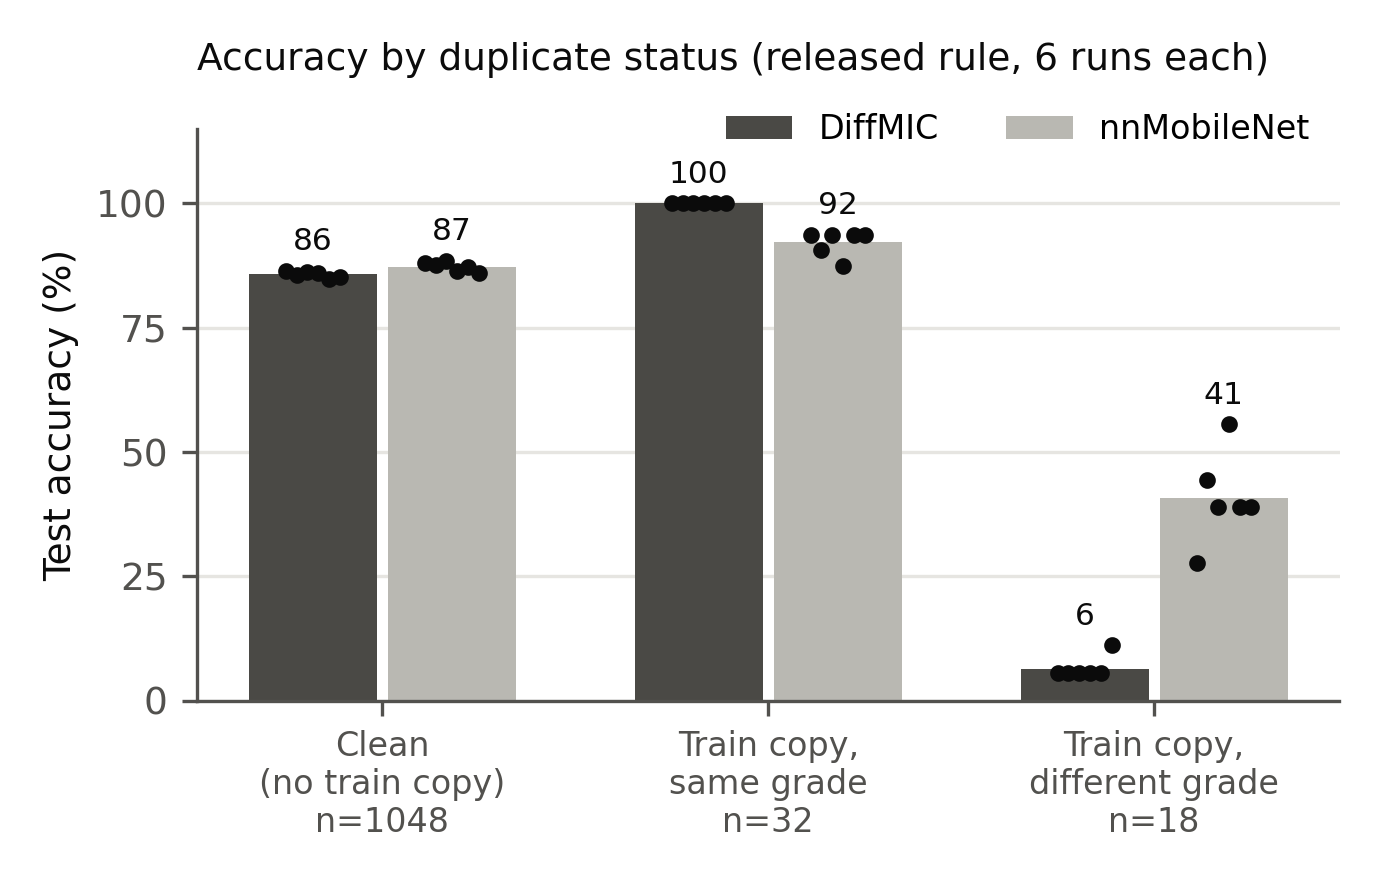

Source code (Python):
"""Accuracy by duplicate status (DiffMIC and nnMobileNet, released rule) and the headline table.
Supplementary: the figure is not in the paper. Its bars are means over the six released-rule runs of each
model (R0 and R1, three seeds each); these are the percentages quoted in Section III-D. The three
duplicate-status columns of the headline table (same_grade_dup_acc, conflict_dup_acc, clean_acc) use the
three R0 runs only, so they differ slightly from those percentages.

Reads   results/diffmic/phase5_per_run.csv, results/diffmic/phase5_selection_inflation.csv,
        results/nnmobilenet/nnmb_per_run.csv, results/nnmobilenet/nnmb_selection_inflation.csv
Writes  figures/fig_duplicates_both.png and results/table_phase5_headline.csv

Run from anywhere:  python figures/fig_duplicates_both.py
(The paired test/validation figure this script used to draw is now figures/fig1_selection.py.)
"""
from pathlib import Path

import numpy as np, pandas as pd
import matplotlib; matplotlib.use("Agg"); import matplotlib.pyplot as plt

ROOT = Path(__file__).resolve().parents[1]
OUT = Path(__file__).resolve().parent
dm = pd.read_csv(ROOT / "results/diffmic/phase5_per_run.csv"); nn = pd.read_csv(ROOT / "results/nnmobilenet/nnmb_per_run.csv")
dmS = pd.read_csv(ROOT / "results/diffmic/phase5_selection_inflation.csv"); nnS = pd.read_csv(ROOT / "results/nnmobilenet/nnmb_selection_inflation.csv")
INK, MUTED, GRID = "#0b0b0b", "#52514e", "#e6e5e1"
plt.rcParams.update({"font.family": "DejaVu Sans", "font.size": 9, "axes.edgecolor": MUTED, "axes.labelcolor": INK,
                     "xtick.color": MUTED, "ytick.color": MUTED, "axes.spines.top": False, "axes.spines.right": False})

cats = [("Clean\n(no train copy)", "acc_clean_imgs"), ("Train copy,\nsame grade", "acc_dup_same_grade"), ("Train copy,\ndifferent grade", "acc_dup_conflict_grade")]
n = dict(acc_clean_imgs=1048, acc_dup_same_grade=32, acc_dup_conflict_grade=18)
rel = {"DiffMIC": dm[dm.rule.str.startswith("as_released")], "nnMobileNet": nn[nn.rule.str.startswith("as_released") & (nn.weights == "model")]}
fig, ax = plt.subplots(figsize=(4.6, 2.9)); wd = 0.36
for j, (paper, d) in enumerate(rel.items()):
    for i, (lab, k) in enumerate(cats):
        vals = d[k].values * 100; x = i + (j - 0.5) * wd
        ax.bar(x, vals.mean(), width=wd * 0.92, color=["#4a4945", "#b9b8b2"][j], zorder=2, label=paper if i == 0 else None)
        ax.scatter(np.full(len(vals), x) + np.linspace(-0.07, 0.07, len(vals)), vals, s=9, color=INK, zorder=3)
        ax.text(x, vals.max() + 3, f"{vals.mean():.0f}", ha="center", va="bottom", fontsize=7.5, color=INK)
ax.set_xticks(range(3), [f"{c[0]}\nn={n[c[1]]}" for c in cats], fontsize=8); ax.set_ylim(0, 115); ax.set_yticks([0, 25, 50, 75, 100])
ax.set_ylabel("Test accuracy (%)"); ax.grid(axis="y", color=GRID, lw=0.8); ax.set_axisbelow(True)
ax.legend(frameon=False, fontsize=8, loc="upper right", ncol=2, bbox_to_anchor=(1, 1.08))
ax.set_title("Accuracy by duplicate status (released rule, 6 runs each)", loc="left", fontsize=9, color=INK, pad=14)
fig.tight_layout(); fig.savefig(OUT / "fig_duplicates_both.png", dpi=300)

# headline table
def row(paper, d, S, w=None):
    q = d if w is None else d[d.weights == w]
    r0 = q[q.run.str.startswith("R0") & q.rule.str.startswith("as_released")]
    r0l = q[q.run.str.startswith("R0") & (q.rule == "last_epoch")]
    s = S[S.metric == "acc"] if w is None else S[(S.metric == "acc") & (S.weights == w)]
    s = s.iloc[0]
    return dict(paper=paper, R0_as_released_acc=r0.acc.mean() * 100, R0_as_released_sd=r0.acc.std(ddof=1) * 100,
                R0_last_epoch_acc=r0l.acc.mean() * 100, R0_dedup_acc=r0.dedup_acc.mean() * 100,
                R1_as_released_acc=s.as_released_mean * 100, R1_val_selected_acc=s.val_selected_mean * 100,
                R1_last_epoch_acc=s.last_epoch_mean * 100, inflation_pts=s.inflation_mean * 100,
                ci_lo=s.inflation_ci_lo * 100, ci_hi=s.inflation_ci_hi * 100,
                same_grade_dup_acc=r0.acc_dup_same_grade.mean() * 100, conflict_dup_acc=r0.acc_dup_conflict_grade.mean() * 100,
                clean_acc=r0.acc_clean_imgs.mean() * 100)
T = pd.DataFrame([row("DiffMIC (MICCAI 2023)", dm, dmS), row("nnMobileNet (CVPRW 2024), model", nn, nnS, "model"),
                  row("nnMobileNet (CVPRW 2024), EMA", nn, nnS, "ema")])
T.to_csv(ROOT / "results/table_phase5_headline.csv", index=False); print(T.round(2).T.to_string())
